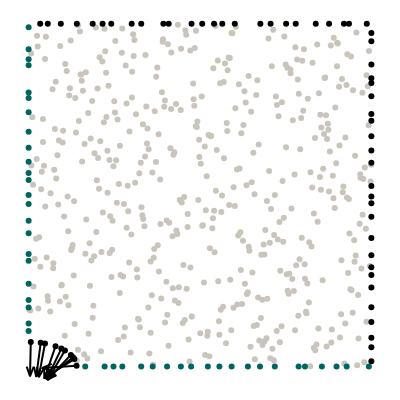

Notebook code cell kept with this figure:
### Markdown cell above
## Geometry

We want to model a quarter of a plate with an elliptical hole. The domain itself is represented by collocation points, the boundaries are represented by uniformly sampled points along the perimeter.

### Code cell
import os

import numpy as np
import plotly.figure_factory as ff
import plotly.graph_objects as go
import torch
from plotly.express.colors import sequential
from scipy.stats import qmc
from torch.optim.lr_scheduler import StepLR
from tqdm import tqdm

import wandb
from global_constants import LBD, MU, N1, N2, L, R

# Track notebook
os.environ["WANDB_NOTEBOOK_NAME"] = "./torch.ipynb"

# Elliptical axis in x direction
Rx = 0.14
Ry = R**2 / Rx
# Edge samples
N = 25
# Number of collocation points
M = 500
# Epochs
EPOCHS = 25000
# Batch size
BATCH_SIZE = 100
# Learning rate
LR = 0.005
# Scheduler step width
STEP = 1000
# Gamma factor of scheduler
GAMMA = 0.8
# Number of hidden neurons
HN = 40
# Number of hidden layers
LAYERS = 4
# Weight of PDE loss
W_PDE = 1.0
# Weight of Dirichlet loss
W_DIR = 1.0
# Weight of Neumann loss
W_NEU = 1.0
# Weight of hole loss
W_HOLE = 1.0
# Weight update factor
ALPHA = 0.9
# Variance
SIGMA = 1.0
# Fourier features
FEATURES = 40
# precision
DTYPE = torch.float32


wandb.init(
    project="pinn_hole_plate",
    entity="ddped",
    name=f"G:{GAMMA}|LR:{LR}|S:{SIGMA}|F:{FEATURES}|({LAYERS}x{HN})",
    save_code=True,
    config={
        "Rx": Rx,
        "N_edge": N,
        "M_collocation": M,
        "epochs": EPOCHS,
        "batch_size": BATCH_SIZE,
        "learning_rate": LR,
        "scheduler_step": STEP,
        "scheduler_gamma": GAMMA,
        "hidden_neurons": HN,
        "n_layers": LAYERS,
        "alpha": ALPHA,
        "sigma": SIGMA,
        "fourier_features": FEATURES,
    },
)


def sample_domain():
    # Create collocation points
    points = qmc.LatinHypercube(d=2).random(M)
    mask = (((points[:, 0] ** 2) / (Rx**2)) + ((points[:, 1] ** 2) / (Ry**2))) > 1
    collocation = torch.tensor(points[mask], dtype=DTYPE)

    # Top boundary
    x_top = L * torch.tensor(qmc.LatinHypercube(d=1).random(N), dtype=DTYPE)
    y_top = L * torch.ones((N, 1))
    top = torch.column_stack([x_top, y_top])

    # Right boundary
    x_right = L * torch.ones((N, 1))
    y_right = L * torch.tensor(qmc.LatinHypercube(d=1).random(N), dtype=DTYPE)
    right = torch.column_stack([x_right, y_right])

    # Bottom boundary
    NN = int(N * (L - Rx) / L)
    rand_samp = qmc.LatinHypercube(d=1).random(NN)
    x_bottom = Rx + (L - Rx) * torch.tensor(rand_samp, dtype=DTYPE)
    y_bottom = torch.zeros((NN, 1))
    bottom = torch.column_stack([x_bottom, y_bottom])

    # Left boundary
    NN = int(N * (L - Ry) / L)
    rand_samp = qmc.LatinHypercube(d=1).random(NN)
    x_left = torch.zeros((NN, 1))
    y_left = Ry + (L - Ry) * torch.tensor(rand_samp, dtype=DTYPE)
    left = torch.column_stack([x_left, y_left])

    # Hole boundary
    rand_samp = qmc.LatinHypercube(d=1).random(int(N * np.pi * Rx / L)).ravel()
    phi = 0.5 * np.pi * torch.tensor(rand_samp, dtype=DTYPE)
    x_hole = Rx * torch.cos(phi)
    y_hole = Ry * torch.sin(phi)
    n_hole = torch.stack([-Ry * torch.cos(phi), -Rx * torch.sin(phi)]).T
    n_hole = n_hole / torch.linalg.norm(n_hole, axis=1)[:, None]
    hole = torch.column_stack([x_hole, y_hole])

    return collocation, top, bottom, left, right, hole, n_hole


collo, top, bottom, left, right, hole, n_hole = sample_domain()

# Visualize geometry
with torch.no_grad():
    mode = "markers"
    gray = dict(color="#C9C5BC")
    green = dict(color="#006561")
    black = dict(color="black")
    fig = ff.create_quiver(
        hole[:, 0], hole[:, 1], n_hole[:, 0], n_hole[:, 1], marker=black
    )
    fig.add_trace(go.Scatter(x=collo[:, 0], y=collo[:, 1], mode=mode, marker=gray))
    fig.add_trace(go.Scatter(x=top[:, 0], y=top[:, 1], mode=mode, marker=black))
    fig.add_trace(go.Scatter(x=bottom[:, 0], y=bottom[:, 1], mode=mode, marker=green))
    fig.add_trace(go.Scatter(x=left[:, 0], y=left[:, 1], mode=mode, marker=green))
    fig.add_trace(go.Scatter(x=right[:, 0], y=right[:, 1], mode=mode, marker=black))
    fig.add_trace(go.Scatter(x=hole[:, 0], y=hole[:, 1], mode=mode, marker=black))
    fig.layout.yaxis.scaleanchor = "x"
    fig.update_layout(
        template="none",
        width=400,
        height=400,
        margin=dict(l=0, r=0, b=0, t=0),
        showlegend=False,
    )
    fig.update_xaxes(visible=False)
    fig.update_yaxes(visible=False)
    fig.show()

### Figure 1 — Plotly figure (JSON) as saved in the notebook; plotly's stock layout.template omitted (floating-point values rounded to 4 significant figures; data arrays with more than 128 entries replaced by an {"elided": "..."} marker saying what was removed)
{"data": [{"marker": {"color": "black"}, "mode": "lines", "type": "scatter", "x": [0.07848, 0.04583, null, 0.03529, 0.02212, null, 0.006316, 0.004012, null, 0.1334, 0.04853, null, 0.1059, 0.05509, null, 0.1233, 0.05449, null, 0.09539, 0.05249, null, 0.1399, 0.04015, null, 0.1294, 0.05165, null, 0.04774, 0.02954, null, 0.04534, 0.04583, 0.06473, null, 0.01566, 0.02212, 0.036, null, -0.005596, 0.004012, 0.01492, null, 0.06705, 0.04853, 0.07789, null, 0.06059, 0.05509, 0.07826, null, 0.06643, 0.05449, 0.08132, null, 0.05531, 0.05249, 0.07385, null, 0.06758, 0.04015, 0.06897, null, 0.06713, 0.05165, 0.08002, null, 0.02458, 0.02954, 0.04476, null], "y": [0.05915, -0.03537, null, 0.06912, -0.03001, null, 0.07136, -0.02862, null, 0.02161, -0.03122, null, 0.0467, -0.03941, null, 0.03387, -0.03873, null, 0.05228, -0.03805, null, 0.002476, -0.004307, null, 0.02721, -0.03562, null, 0.06715, -0.03118, null, -0.005374, -0.03537, -0.01207, null, -0.0007098, -0.03001, -0.003414, null, -0.000198, -0.02862, -0.0006707, null, -0.007613, -0.03122, -0.02504, null, -0.009917, -0.03941, -0.02035, null, -0.0112, -0.03873, -0.02532, null, -0.008181, -0.03805, -0.01698, null, 0.007842, -0.004307, -0.01263, null, -0.009923, -0.03562, -0.02589, null, -0.001596, -0.03118, -0.00533, null]}, {"marker": {"color": "#C9C5BC"}, "mode": "markers", "type": "scatter", "x": {"elided": "493 float values"}, "y": {"elided": "493 float values"}}, {"marker": {"color": "black"}, "mode": "markers", "type": "scatter", "x": [0.05584, 0.5064, 0.1869, 0.03377, 0.4754, 0.6015, 0.92, 0.7059, 0.3931, 0.9866, 0.3285, 0.541, 0.8766, 0.9346, 0.09391, 0.2157, 0.8377, 0.7513, 0.2411, 0.1406, 0.3007, 0.5651, 0.4087, 0.7793, 0.6761], "y": [1, 1, 1, 1, 1, 1, 1, 1, 1, 1, 1, 1, 1, 1, 1, 1, 1, 1, 1, 1, 1, 1, 1, 1, 1]}, {"marker": {"color": "#006561"}, "mode": "markers", "type": "scatter", "x": [0.8063, 0.6397, 0.4741, 0.2218, 0.5566, 0.8555, 0.404, 0.5229, 0.7877, 0.1651, 0.5923, 0.9928, 0.4441, 0.8984, 0.2475, 0.6751, 0.2734, 0.7183, 0.3619, 0.928, 0.3285], "y": [0, 0, 0, 0, 0, 0, 0, 0, 0, 0, 0, 0, 0, 0, 0, 0, 0, 0, 0, 0, 0]}, {"marker": {"color": "#006561"}, "mode": "markers", "type": "scatter", "x": [0, 0, 0, 0, 0, 0, 0, 0, 0, 0, 0, 0, 0, 0, 0, 0, 0, 0, 0, 0, 0, 0, 0], "y": [0.1034, 0.1252, 0.7996, 0.2416, 0.8788, 0.3886, 0.9258, 0.6851, 0.8965, 0.5974, 0.3083, 0.9899, 0.4253, 0.7415, 0.3285, 0.638, 0.4744, 0.1721, 0.544, 0.7836, 0.5005, 0.1936, 0.5647]}, {"marker": {"color": "black"}, "mode": "markers", "type": "scatter", "x": [1, 1, 1, 1, 1, 1, 1, 1, 1, 1, 1, 1, 1, 1, 1, 1, 1, 1, 1, 1, 1, 1, 1, 1, 1], "y": [0.9729, 0.4763, 0.8808, 0.9488, 0.2896, 0.8272, 0.7887, 0.2302, 0.6714, 0.6305, 0.01562, 0.5944, 0.4369, 0.7365, 0.1295, 0.8407, 0.2668, 0.08401, 0.3749, 0.3245, 0.05583, 0.7172, 0.1727, 0.4963, 0.5263]}, {"marker": {"color": "black"}, "mode": "markers", "type": "scatter", "x": [0.07848, 0.03529, 0.006316, 0.1334, 0.1059, 0.1233, 0.09539, 0.1399, 0.1294, 0.04774], "y": [0.05915, 0.06912, 0.07136, 0.02161, 0.0467, 0.03387, 0.05228, 0.002476, 0.02721, 0.06715]}], "layout": {"height": 400, "hovermode": "closest", "margin": {"b": 0, "l": 0, "r": 0, "t": 0}, "showlegend": false, "width": 400, "xaxis": {"visible": false}, "yaxis": {"scaleanchor": "x", "visible": false}}}
